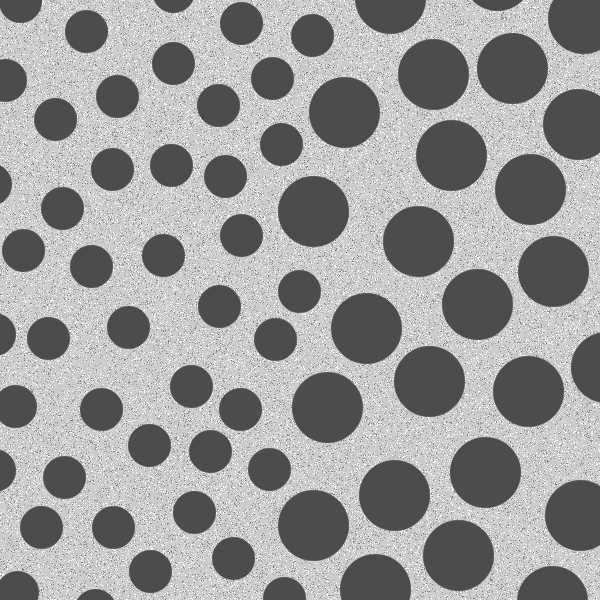
#> input picture main/images/image_a5_blobs.tif, 600 x 600 px, found by its file name
$ python main.py
#> lines starting #> are read from the running program, lines starting #| are printed output that depends on the picture; after the words box and inside, x2 and y2 are one past the last pixel; in counts of white or black regions, pixels touching at a corner belong together
import cv2 as cv
import numpy as np
from skimage.morphology import remove_small_objects
import matplotlib.pyplot as plt
import random as rng

original_img = cv.imread('main/images/image_a5_blobs.tif')
#> original_img is the input picture: shape (600, 600, 3); min 76, max 255, mean 153.6
im = cv.cvtColor(original_img, cv.COLOR_BGR2GRAY)

plt.figure()
plt.title('Original Image')
plt.imshow(original_img, cmap = 'gray')
plt.xticks([])
plt.yticks([])
plt.show()

ret, bw_img = cv.threshold(im, 100, 255, cv.THRESH_BINARY)
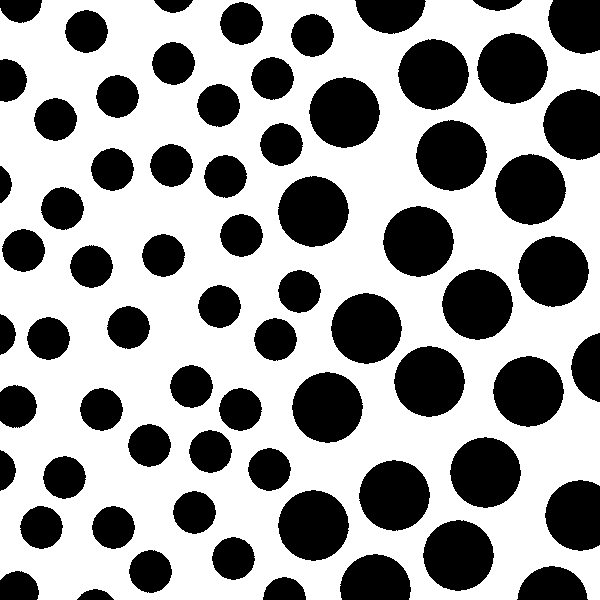
#> bw_img: shape (600, 600); 61.8% white; 69 black regions, largest, box (x1, y1, x2, y2) and area: (278, 176, 349, 247) 3878, (423, 520, 494, 591) 3875, (442, 269, 513, 340) 3874

canny_output = cv.Canny(bw_img,127,200)
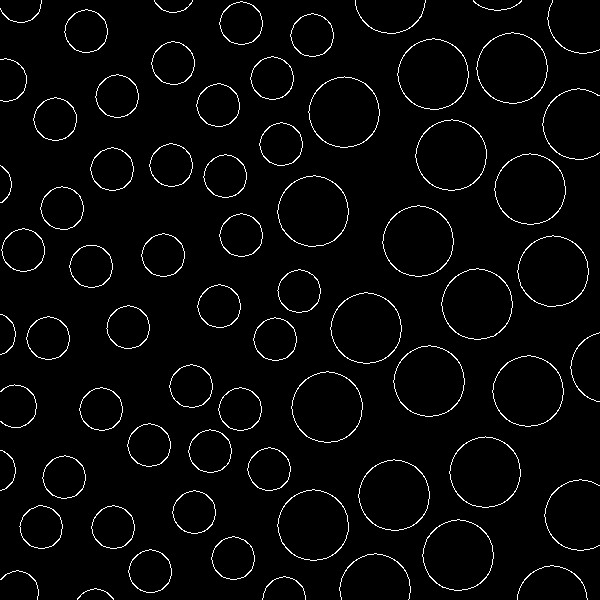
#> canny_output: shape (600, 600); 2.9% white in thin lines or dots

plt.figure()
plt.title('Canny Edge Detection')
plt.imshow(canny_output, cmap = 'gray')
plt.xticks([])
plt.yticks([])
plt.show()

contours, _ = cv.findContours(canny_output, cv.RETR_TREE, cv.CHAIN_APPROX_SIMPLE)
#> contours = 120 contours, 18 with area under 20; largest, box (x1, y1, x2, y2) and area: (277, 489, 349, 561) 3890, (277, 175, 349, 247) 3890, (422, 519, 494, 591) 3888, (441, 268, 513, 340) 3887, (415, 119, 487, 191) 3887
contours_poly = [None]*len(contours)
#> contours_poly = 120 items
boundRect = [None]*len(contours)
#> boundRect = 120 items
centers = [None]*len(contours)
#> centers = 120 items
radius = [None]*len(contours)
#> radius = 120 items
for i, c in enumerate(contours):
    contours_poly[i] = cv.approxPolyDP(c, 3, True)
    centers[i], radius[i] = cv.minEnclosingCircle(contours_poly[i])
#> this loop made 120 passes
#> after the loop, centers = 120 pairs, first value 1 to 597.5, second value 0.5 to 598.5; contours_poly = 120 contours, 10 with area under 20; largest, box (x1, y1, x2, y2) and area: (277, 489, 349, 561) 3743, (441, 268, 513, 340) 3742, (476, 32, 548, 104) 3742, (358, 459, 430, 531) 3740, (492, 355, 564, 427) 3740; radius = 120 values, max 35.94 at index 60, min 18.01 at index 0, mean 26.44


rad_dic = {}

for i in range(len(contours)):
    r = int(radius[i])
    if r in rad_dic:
        rad_dic[r]+=1
    else:
        rad_dic[r]=1
#> this loop made 120 passes
#> r on passes 1 to 12: 18, 21, 21, 35, 35, 21, 21, 21, 21, 35, 35, 21
#> after the loop, rad_dic = {18: 2, 21: 72, 35: 39, 20: 3, 34: 1, 33: 1, 24: 1, 19: 1}

all_availaibe_radius = list(rad_dic)
#> all_availaibe_radius = [18, 21, 35, 20, 34, 33, 24, 19]

#print(all_availaibe_radius)

fig = plt.figure(figsize=(10, 10))
rows = 2
columns = 2

cnt = 1
for rad in all_availaibe_radius:
    drawing = np.zeros((canny_output.shape[0], canny_output.shape[1], 3), dtype=np.uint8)
    drawing[:] = 255
    threshold = 1
    for i in range(len(contours)):
        if int(radius[i]) == rad and rad_dic[rad] > threshold:
            color = (76, 76, 76)
            #cv.drawContours(drawing, contours_poly, i, color)
            cv.circle(drawing, (int(centers[i][0]), int(centers[i][1])), int(radius[i]), color, -1)
    if rad_dic[rad] > threshold:
        fig.add_subplot(rows, columns, cnt)
        plt.imshow(drawing)
        plt.axis('off')
        plt.title("Blobs Of Radius " + str(rad))
        cnt+=1
#> this loop made 8 passes
#> rad on passes 1 to 8: 18, 21, 35, 20, 34, 33, 24, 19
#> drawing: shape (600, 600, 3); every value is 255
#> after the loop, cnt = 5
plt.show()
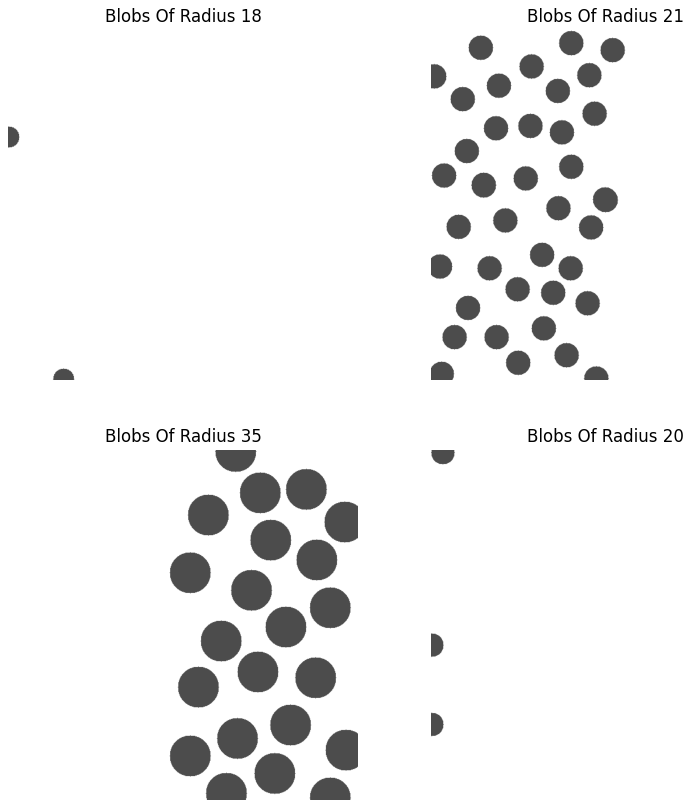
#> figure drawn by matplotlib, 4 panels
